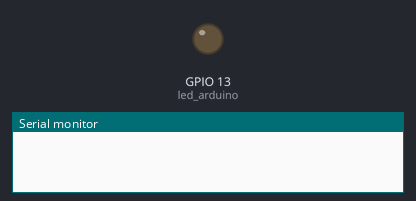
A sketch run on a simulated ESP32. Shown: output pins drawn as LEDs (lit = HIGH), the last lines printed to the serial monitor.

Above: at 1.5 s.
At 4.5 s:
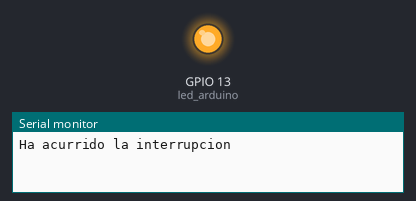
Timing chart, 0 to 7.8 s (numbered marks = the images above):
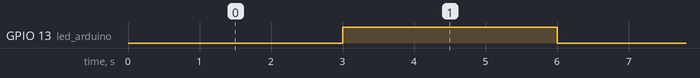

Measured:
- by itself, GPIO 13 (led_arduino): alternates HIGH for 3.0 s and LOW for 3.0 s

The sketch:

Ticker_Arduino.ino
```cpp
/*
 * Fundación Kinal
 * Centro Educativo Técnico Labral Kinal
 * Electrónica
 * Grado: Quinto
 * Sección: A
 * Curso: Taller de Electrónica Digital y Reparación de Computadoras I
 * Nombre: Carlos Alexander Quim Chapaz
 * Carné: 2019172 
 * Proyecto: Uso de interrupciones de temporizador por medio de Ticker - Bimeste III
*/

//librerias
#include <Ticker.h> //Esta libreria me permite hacer uso del timer

//Directivas de Propocesador
#define led_arduino 13 //pin 2 utilizado para una interrupción externa para rising

//Funciones ISR
/*ISR = interrupt services routine
 * Estas son las funciones que van a ser llamadas al dispararse una interrupción externa
 *
 * NOTA: Las funciones deben de ser sin retorno y sin parametrods
*/
void led_ISR(void);

//Constructores
Ticker accion_led_ISR(led_ISR,3000); //Cada 3 segundos se encendera/apagara el led del pin 13

//Variables axiliares
volatile static bool state_led;

void setup() {
  Serial.begin(19200); //Inicion de comunicación serial
  pinMode(led_arduino, OUTPUT);
  digitalWrite(led_arduino, LOW);
  accion_led_ISR.start(); //Inicio la interrupcion ue esperaria que se repita cada 3 segundos
  state_led = LOW;
}

void loop() {
  accion_led_ISR.update();
}

//Funciones ISR
void led_ISR(void){
  state_led = digitalRead(led_arduino); //Leo del estado digital del pin que estoy usando como salida
  digitalWrite(led_arduino, !state_led);
  Serial.println("Ha acurrido la interrupcion");
}
```
